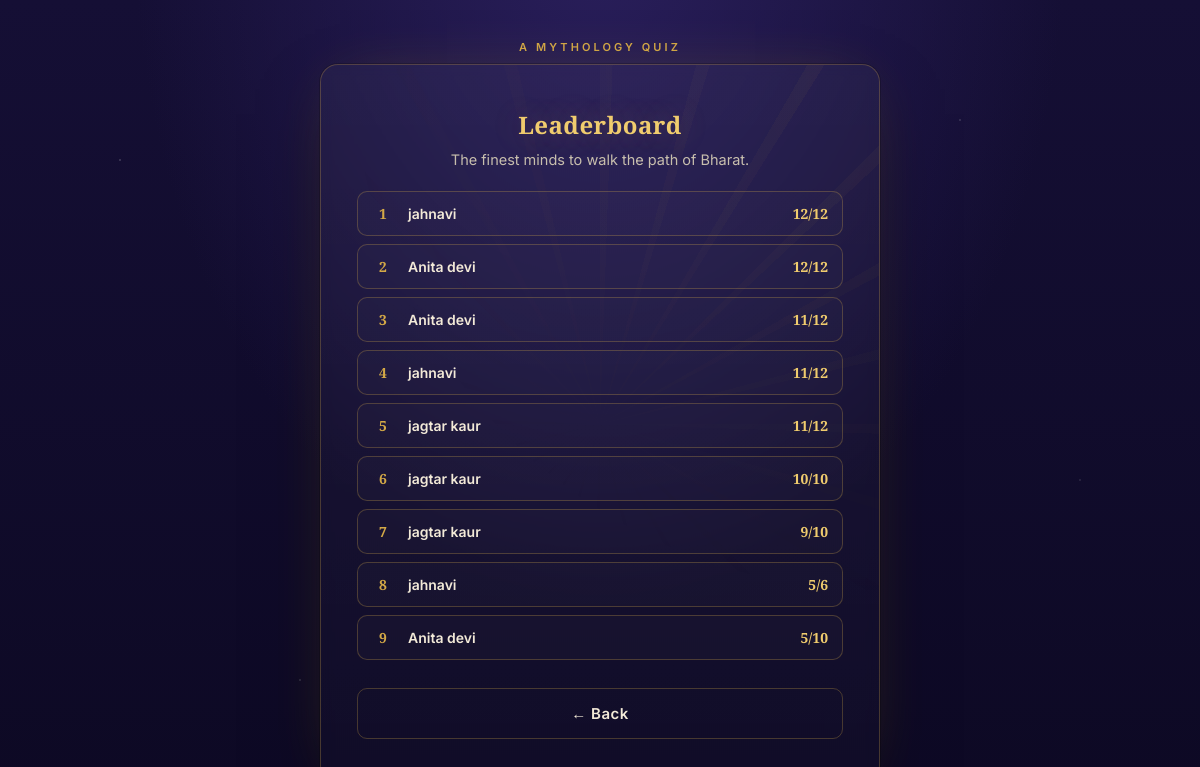
The app's page /leaderboard with its own data.
### tables this page shows
CREATE TABLE attempts (
            id INTEGER PRIMARY KEY AUTOINCREMENT,
            user_id INTEGER,
            username TEXT NOT NULL,
            score INTEGER NOT NULL,
            total INTEGER NOT NULL,
            created_at TEXT DEFAULT CURRENT_TIMESTAMP,
            FOREIGN KEY (user_id) REFERENCES users (id)
        );

### app.py (the view)
@app.route("/leaderboard")
def leaderboard():
    conn = get_db()
    rows = conn.execute(
        "SELECT username, score, total, created_at FROM attempts "
        "ORDER BY score DESC, created_at ASC LIMIT 10"
    ).fetchall()
    conn.close()
    return render_template("leaderboard.html", rows=rows)

### database.py (called while the page is built)
def get_db():
    conn = sqlite3.connect(DATABASE)
    conn.row_factory = sqlite3.Row
    conn.execute("PRAGMA foreign_keys = ON")
    return conn

### templates/leaderboard.html (shortened to what this page needs)
{% extends "base.html" %}
{% block content %}
<h1 style="font-size:24px;">Leaderboard</h1>
<p class="subtitle" style="margin-bottom:20px;">The finest minds to walk the path of Bharat.</p>
{% if rows %}
  {% for r in rows %}
  <div class="lb-row">
    <div class="lb-rank">{{ loop.index }}</div>
    <div class="lb-name">{{ r['username'] }}</div>
    <div class="lb-score">{{ r['score'] }}/{{ r['total'] }}</div>
  </div>
  {% endfor %}
{% else %}
  <div class="lb-empty">No scores yet — be the first to play.</div>
{% endif %}
<a href="{{ url_for('home') }}"><button class="btn btn-secondary" style="margin-top:20px;">← Back</button></a>
{% endblock %}

### templates/base.html (shortened to what this page needs)
<!DOCTYPE html>
<html lang="en">
<head>
<link rel="stylesheet" href="{{ url_for('static', filename='css/style.css') }}">
</head>
<body>
<div class="page">
  <div class="eyebrow">A Mythology Quiz</div>
  <div class="card">
    {% block content %}{% endblock %}
  </div>
</div>
</body>
</html>

### static/css/style.css (style rules this page uses)
:root { --night: #150F35; --night-deep: #0D0924; --gold: #D4A947; --gold-bright: #F0CC6E; --vermillion: #E1543D; --leaf: #7FA65C; --ivory: #F3EAD8; --ivory-dim: #C8BFAE; --card-line: rgba(212,169,71,0.28); }
* { box-sizing:border-box; margin:0; padding:0; }
html,body { height:100%; }
body { min-height:100vh; font-family:'Inter', 'Noto Sans Devanagari', sans-serif; color:var(--ivory); background: radial-gradient(1px 1px at 10% 20%, rgba(255,255,255,0.5) 0, transparent 100%), radial-gradient(1px 1px at 80% 15%, rgba(255,255,255,0.4) 0, transparent 100%), radial-gradient(1px 1px at 60% 70%, rgba(255,255,255,0.35) 0, transparent 100%), radial-gradient(1px 1px at 25% 85%, rgba(255,255,255,0.4) 0, transparent 100%), radial-gradient(1px 1px at 90% 60%, rgba(255,255,255,0.3) 0, transparent 100%), radial-gradient(1px 1px at 45% 40%, rgba(255,255,255,0.4) 0, transparent 100%), radial-gradient(1px 1px at 70% 90%, rgba(255,255,255,0.3) 0, transparent 100%), radial-gradient(ellipse at 50% -10%, #2A1F5C 0%, transparent 55%), linear-gradient(180deg, var(--night) 0%, var(--night-deep) 100%); display:flex; align-items:flex-start; justify-content:center; padding:40px 16px; }
.page { width:100%; max-width:560px; }
.eyebrow { font-family:'Inter'; font-size:11px; font-weight:600; letter-spacing:0.28em; text-transform:uppercase; color:var(--gold); text-align:center; margin-bottom:10px; }
.card { background:linear-gradient(180deg, rgba(255,255,255,0.04), rgba(255,255,255,0.015)); border:1px solid var(--card-line); border-radius:18px; padding:44px 36px; backdrop-filter:blur(6px); box-shadow:0 0 0 1px rgba(0,0,0,0.2), 0 30px 70px -20px rgba(0,0,0,0.6), 0 0 60px -25px rgba(212,169,71,0.35); position:relative; overflow:hidden; }
.card::before { content:""; position:absolute; inset:0; background:repeating-conic-gradient(from 0deg, rgba(212,169,71,0.05) 0deg 2deg, transparent 2deg 15deg); -webkit-mask:radial-gradient(circle at 100% 0%, black, transparent 60%); mask:radial-gradient(circle at 100% 0%, black, transparent 60%); pointer-events:none; }
h1 { font-family:'Cinzel Decorative', serif; font-size:30px; text-align:center; color:var(--gold-bright); letter-spacing:0.02em; line-height:1.3; margin-bottom:8px; text-shadow:0 0 30px rgba(240,204,110,0.25); }
.subtitle { text-align:center; color:var(--ivory-dim); font-size:14.5px; line-height:1.6; margin-bottom:32px; font-weight:400; }
.btn { width:100%; padding:15px 20px; margin-top:22px; font-family:'Inter'; font-size:15px; font-weight:600; letter-spacing:0.03em; border-radius:10px; border:none; cursor:pointer; transition:transform 0.15s ease, box-shadow 0.15s ease, filter 0.15s ease; }
.btn-secondary { background:transparent; color:var(--ivory); border:1px solid var(--card-line); }
.lb-row { display:flex; align-items:center; gap:14px; padding:12px 14px; border:1px solid var(--card-line); border-radius:10px; margin-bottom:8px; background:rgba(255,255,255,0.02); }
.lb-rank { font-family:'Cinzel'; font-weight:700; font-size:14px; color:var(--gold); width:22px; text-align:center; flex-shrink:0; }
.lb-name { flex:1; font-size:14px; font-weight:600; }
.lb-score { font-family:'Cinzel'; font-weight:600; color:var(--gold-bright); font-size:14px; }

### records on screen
attempts: username "jahnavi", score "12", total "12"
attempts: username "Anita devi", score "12", total "12"
attempts: username "Anita devi", score "11", total "12"
attempts: username "jahnavi", score "11", total "12"
attempts: username "jagtar kaur", score "11", total "12"
attempts: username "jagtar kaur", score "10", total "10"
attempts: username "jagtar kaur", score "9", total "10"
attempts: username "jahnavi", score "5", total "6"
attempts: username "Anita devi", score "5", total "10"
